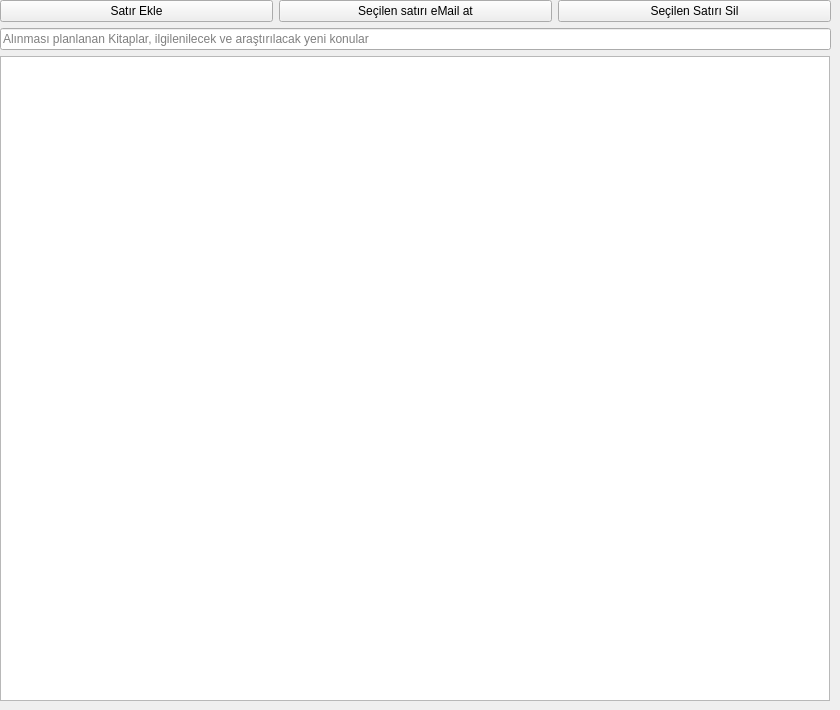
    <widget class="QWidget" name="tab_2">
     <attribute name="title">
      <string>Planlama</string>
     </attribute>
     <widget class="QWidget" name="layoutWidget">
      <property name="geometry">
       <rect>
        <x>0</x>
        <y>0</y>
        <width>831</width>
        <height>701</height>
       </rect>
      </property>
      <layout class="QVBoxLayout" name="verticalLayout_4">
       <item>
        <layout class="QHBoxLayout" name="horizontalLayout_16">
         <item>
          <widget class="QPushButton" name="btTodoEkle">
           <property name="text">
            <string>Satır Ekle</string>
           </property>
          </widget>
         </item>
         <item>
          <widget class="QPushButton" name="btTodoEmailGonder">
           <property name="text">
            <string>Seçilen satırı eMail at</string>
           </property>
          </widget>
         </item>
         <item>
          <widget class="QPushButton" name="btTodoSil">
           <property name="text">
            <string>Seçilen Satırı Sil</string>
           </property>
          </widget>
         </item>
        </layout>
       </item>
       <item>
        <widget class="QLineEdit" name="leTodoSatir">
         <property name="placeholderText">
          <string>Alınması planlanan Kitaplar, ilgilenilecek ve araştırılacak yeni konular </string>
         </property>
        </widget>
       </item>
       <item>
        <widget class="QTableWidget" name="lvTodo">
         <property name="minimumSize">
          <size>
           <width>700</width>
           <height>0</height>
          </size>
         </property>
         <property name="maximumSize">
          <size>
           <width>830</width>
           <height>16777215</height>
          </size>
         </property>
         <property name="toolTip">
          <string>&lt;html&gt;&lt;head/&gt;&lt;body&gt;&lt;p&gt;Satırı seçip sil butonu ile silebilirsiniz &lt;/p&gt;&lt;p&gt;satırdaki hücreleri içine girip değiştirebilirsiniz &lt;/p&gt;&lt;/body&gt;&lt;/html&gt;</string>
         </property>
        </widget>
       </item>
      </layout>
     </widget>
    </widget>
